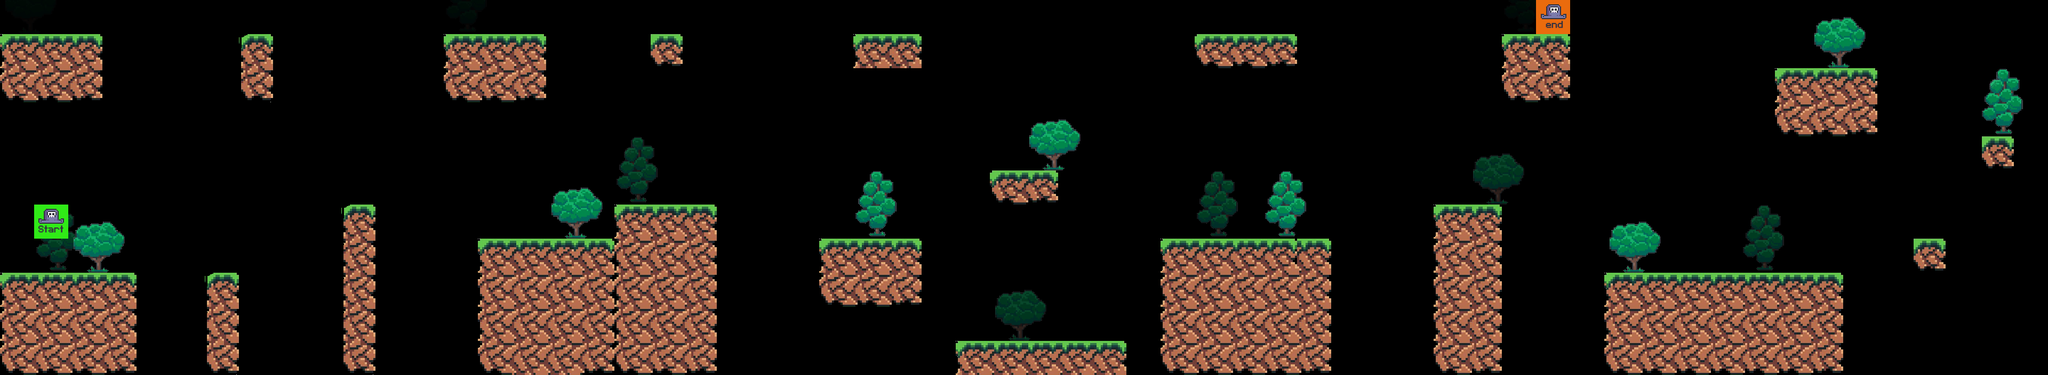

Rendered tile map (Tiled .tmx) drawn with the repository's tilesets; below, a short description and the full map source, tile grids included:
An orthogonal 60x11 tile map with 64x64 px tiles, 4 tile layers (bg_trees, terrain, fg_trees, player), 3 tilesets.

<map version="1.9" tiledversion="1.9.0" orientation="orthogonal" renderorder="right-down" width="60" height="11" tilewidth="64" tileheight="64" infinite="0" nextlayerid="5" nextobjectid="1">
 <tileset firstgid="1" source="all_terrain_tiles.tsx" />
 <tileset firstgid="65" source="trees.tsx" />
 <tileset firstgid="70" source="player_tiles.tsx" />
 <layer id="2" name="bg_trees" width="60" height="11">
  <data encoding="csv">
69,0,0,0,0,0,0,0,0,0,0,0,0,68,0,0,0,0,0,0,0,0,0,0,0,0,0,0,0,0,0,0,0,0,0,0,0,0,0,0,0,0,0,0,68,0,0,0,0,0,0,0,0,0,0,0,0,0,0,0,
0,0,0,0,0,0,0,0,0,0,0,0,0,0,0,0,0,0,0,0,0,0,0,0,0,0,0,0,0,0,0,0,0,0,0,0,0,0,0,0,0,0,0,0,0,0,0,0,0,0,0,0,0,0,0,0,0,0,0,0,
0,0,0,0,0,0,0,0,0,0,0,0,0,0,0,0,0,0,0,0,0,0,0,0,0,0,0,0,0,0,0,0,0,0,0,0,0,0,0,0,0,0,0,0,0,0,0,0,0,0,0,0,0,0,0,0,0,0,0,0,
0,0,0,0,0,0,0,0,0,0,0,0,0,0,0,0,0,0,0,0,0,0,0,0,0,0,0,0,0,0,0,0,0,0,0,0,0,0,0,0,0,0,0,0,0,0,0,0,0,0,0,0,0,0,0,0,0,0,0,0,
0,0,0,0,0,0,0,0,0,0,0,0,0,0,0,0,0,0,0,0,0,0,0,0,0,0,0,0,0,0,0,0,0,0,0,0,0,0,0,0,0,0,0,0,0,0,0,0,0,0,0,0,0,0,0,0,0,0,0,0,
0,0,0,0,0,0,0,0,0,0,0,0,0,0,0,0,0,0,68,0,0,0,0,0,0,0,0,0,0,0,0,0,0,0,0,0,0,0,0,0,0,0,0,69,0,0,0,0,0,0,0,0,0,0,0,0,0,0,0,0,
0,0,0,0,0,0,0,0,0,0,0,0,0,0,0,0,0,0,0,0,0,0,0,0,0,0,0,0,0,0,0,0,0,0,0,68,0,0,0,0,0,0,0,0,0,0,0,0,0,0,0,0,0,0,0,0,0,0,0,0,
0,68,0,0,0,0,0,0,0,0,0,0,0,0,0,0,0,0,0,0,0,0,0,0,0,0,0,0,0,0,0,0,0,0,0,0,0,0,0,0,0,0,0,0,0,0,0,0,0,0,0,68,0,0,0,0,0,0,0,0,
0,0,0,0,0,0,0,0,0,0,0,0,0,0,0,0,0,0,0,0,0,0,0,0,0,0,0,0,0,0,0,0,0,0,0,0,0,0,0,0,0,0,0,0,0,0,0,0,0,0,0,0,0,0,0,0,0,0,0,0,
0,0,0,0,0,0,0,0,0,0,0,0,0,0,0,0,0,0,0,0,0,0,0,0,0,0,0,0,0,69,0,0,0,0,0,0,0,0,0,0,0,0,0,0,0,0,0,0,0,0,0,0,0,0,0,0,0,0,0,0,
0,0,0,0,0,0,0,0,0,0,0,0,0,0,0,0,0,0,0,0,0,0,0,0,0,0,0,0,0,0,0,0,0,0,0,0,0,0,0,0,0,0,0,0,0,0,0,0,0,0,0,0,0,0,0,0,0,0,0,0
</data>
 </layer>
 <layer id="1" name="terrain" width="60" height="11">
  <data encoding="csv">
0,0,0,0,0,0,0,0,0,0,0,0,0,0,0,0,0,0,0,0,0,0,0,0,0,0,0,0,0,0,0,0,0,0,0,0,0,0,0,0,0,0,0,0,0,0,0,0,0,0,0,0,0,0,0,0,0,0,0,0,
1,2,3,0,0,0,0,4,0,0,0,0,0,1,2,3,0,0,0,28,0,0,0,0,0,1,3,0,0,0,0,0,0,0,0,25,26,27,0,0,0,0,0,0,1,3,0,0,0,0,0,0,0,0,0,0,0,0,0,0,
17,18,19,0,0,0,0,20,0,0,0,0,0,17,18,19,0,0,0,0,0,0,0,0,0,0,0,0,0,0,0,0,0,0,0,0,0,0,0,0,0,0,0,0,17,19,0,0,0,0,0,0,1,2,3,0,0,0,0,0,
0,0,0,0,0,0,0,0,0,0,0,0,0,0,0,0,0,0,0,0,0,0,0,0,0,0,0,0,0,0,0,0,0,0,0,0,0,0,0,0,0,0,0,0,0,0,0,0,0,0,0,0,17,18,19,0,0,0,0,0,
0,0,0,0,0,0,0,0,0,0,0,0,0,0,0,0,0,0,0,0,0,0,0,0,0,0,0,0,0,0,0,0,0,0,0,0,0,0,0,0,0,0,0,0,0,0,0,0,0,0,0,0,0,0,0,0,0,0,28,0,
0,0,0,0,0,0,0,0,0,0,0,0,0,0,0,0,0,0,0,0,0,0,0,0,0,0,0,0,0,25,27,0,0,0,0,0,0,0,0,0,0,0,0,0,0,0,0,0,0,0,0,0,0,0,0,0,0,0,0,0,
0,0,0,0,0,0,0,0,0,0,4,0,0,0,0,0,0,0,1,2,3,0,0,0,0,0,0,0,0,0,0,0,0,0,0,0,0,0,0,0,0,0,1,3,0,0,0,0,0,0,0,0,0,0,0,0,0,0,0,0,
0,0,0,0,0,0,0,0,0,0,12,0,0,0,1,2,2,3,9,10,11,0,0,0,1,2,3,0,0,0,0,0,0,0,1,2,2,3,3,0,0,0,9,11,0,0,0,0,0,0,0,0,0,0,0,0,28,0,0,0,
1,2,2,3,0,0,4,0,0,0,12,0,0,0,9,10,10,11,9,10,11,0,0,0,17,18,19,0,0,0,0,0,0,0,9,10,10,10,11,0,0,0,9,11,0,0,0,1,2,2,2,2,2,3,0,0,0,0,0,0,
9,10,10,11,0,0,12,0,0,0,12,0,0,0,9,10,10,11,9,10,11,0,0,0,0,0,0,0,0,0,0,0,0,0,9,10,10,10,11,0,0,0,9,11,0,0,0,9,10,10,10,10,10,11,0,0,0,0,0,0,
17,18,18,19,0,0,20,0,0,0,20,0,0,0,17,10,10,19,17,18,19,0,0,0,0,0,0,0,1,2,2,2,3,0,17,18,18,18,19,0,0,0,17,19,0,0,0,17,18,18,18,18,18,19,0,0,0,0,0,0
</data>
 </layer>
 <layer id="3" name="fg_trees" width="60" height="11">
  <data encoding="csv">
0,0,0,0,0,0,0,0,0,0,0,0,0,0,0,0,0,0,0,0,0,0,0,0,0,0,0,0,0,0,0,0,0,0,0,0,0,0,0,0,0,0,0,0,0,0,0,0,0,0,0,0,0,0,0,0,0,0,0,0,
0,0,0,0,0,0,0,0,0,0,0,0,0,0,0,0,0,0,0,0,0,0,0,0,0,0,0,0,0,0,0,0,0,0,0,0,0,0,0,0,0,0,0,0,0,0,0,0,0,0,0,0,0,67,0,0,0,0,0,0,
0,0,0,0,0,0,0,0,0,0,0,0,0,0,0,0,0,0,0,0,0,0,0,0,0,0,0,0,0,0,0,0,0,0,0,0,0,0,0,0,0,0,0,0,0,0,0,0,0,0,0,0,0,0,0,0,0,0,0,0,
0,0,0,0,0,0,0,0,0,0,0,0,0,0,0,0,0,0,0,0,0,0,0,0,0,0,0,0,0,0,0,0,0,0,0,0,0,0,0,0,0,0,0,0,0,0,0,0,0,0,0,0,0,0,0,0,0,0,65,0,
0,0,0,0,0,0,0,0,0,0,0,0,0,0,0,0,0,0,0,0,0,0,0,0,0,0,0,0,0,0,67,0,0,0,0,0,0,0,0,0,0,0,0,0,0,0,0,0,0,0,0,0,0,0,0,0,0,0,0,0,
0,0,0,0,0,0,0,0,0,0,0,0,0,0,0,0,0,0,0,0,0,0,0,0,0,0,0,0,0,0,0,0,0,0,0,0,0,0,0,0,0,0,0,0,0,0,0,0,0,0,0,0,0,0,0,0,0,0,0,0,
0,0,0,0,0,0,0,0,0,0,0,0,0,0,0,0,67,0,0,0,0,0,0,0,0,65,0,0,0,0,0,0,0,0,0,0,0,65,0,0,0,0,0,0,0,0,0,0,0,0,0,0,0,0,0,0,0,0,0,0,
0,0,67,0,0,0,0,0,0,0,0,0,0,0,0,0,0,0,0,0,0,0,0,0,0,0,0,0,0,0,0,0,0,0,0,0,0,0,0,0,0,0,0,0,0,0,0,67,0,0,0,0,0,0,0,0,0,0,0,0,
0,0,0,0,0,0,0,0,0,0,0,0,0,0,0,0,0,0,0,0,0,0,0,0,0,0,0,0,0,0,0,0,0,0,0,0,0,0,0,0,0,0,0,0,0,0,0,0,0,0,0,0,0,0,0,0,0,0,0,0,
0,0,0,0,0,0,0,0,0,0,0,0,0,0,0,0,0,0,0,0,0,0,0,0,0,0,0,0,0,0,0,0,0,0,0,0,0,0,0,0,0,0,0,0,0,0,0,0,0,0,0,0,0,0,0,0,0,0,0,0,
0,0,0,0,0,0,0,0,0,0,0,0,0,0,0,0,0,0,0,0,0,0,0,0,0,0,0,0,0,0,0,0,0,0,0,0,0,0,0,0,0,0,0,0,0,0,0,0,0,0,0,0,0,0,0,0,0,0,0,0
</data>
 </layer>
 <layer id="4" name="player" width="60" height="11">
  <data encoding="csv">
0,0,0,0,0,0,0,0,0,0,0,0,0,0,0,0,0,0,0,0,0,0,0,0,0,0,0,0,0,0,0,0,0,0,0,0,0,0,0,0,0,0,0,0,0,71,0,0,0,0,0,0,0,0,0,0,0,0,0,0,
0,0,0,0,0,0,0,0,0,0,0,0,0,0,0,0,0,0,0,0,0,0,0,0,0,0,0,0,0,0,0,0,0,0,0,0,0,0,0,0,0,0,0,0,0,0,0,0,0,0,0,0,0,0,0,0,0,0,0,0,
0,0,0,0,0,0,0,0,0,0,0,0,0,0,0,0,0,0,0,0,0,0,0,0,0,0,0,0,0,0,0,0,0,0,0,0,0,0,0,0,0,0,0,0,0,0,0,0,0,0,0,0,0,0,0,0,0,0,0,0,
0,0,0,0,0,0,0,0,0,0,0,0,0,0,0,0,0,0,0,0,0,0,0,0,0,0,0,0,0,0,0,0,0,0,0,0,0,0,0,0,0,0,0,0,0,0,0,0,0,0,0,0,0,0,0,0,0,0,0,0,
0,0,0,0,0,0,0,0,0,0,0,0,0,0,0,0,0,0,0,0,0,0,0,0,0,0,0,0,0,0,0,0,0,0,0,0,0,0,0,0,0,0,0,0,0,0,0,0,0,0,0,0,0,0,0,0,0,0,0,0,
0,0,0,0,0,0,0,0,0,0,0,0,0,0,0,0,0,0,0,0,0,0,0,0,0,0,0,0,0,0,0,0,0,0,0,0,0,0,0,0,0,0,0,0,0,0,0,0,0,0,0,0,0,0,0,0,0,0,0,0,
0,70,0,0,0,0,0,0,0,0,0,0,0,0,0,0,0,0,0,0,0,0,0,0,0,0,0,0,0,0,0,0,0,0,0,0,0,0,0,0,0,0,0,0,0,0,0,0,0,0,0,0,0,0,0,0,0,0,0,0,
0,0,0,0,0,0,0,0,0,0,0,0,0,0,0,0,0,0,0,0,0,0,0,0,0,0,0,0,0,0,0,0,0,0,0,0,0,0,0,0,0,0,0,0,0,0,0,0,0,0,0,0,0,0,0,0,0,0,0,0,
0,0,0,0,0,0,0,0,0,0,0,0,0,0,0,0,0,0,0,0,0,0,0,0,0,0,0,0,0,0,0,0,0,0,0,0,0,0,0,0,0,0,0,0,0,0,0,0,0,0,0,0,0,0,0,0,0,0,0,0,
0,0,0,0,0,0,0,0,0,0,0,0,0,0,0,0,0,0,0,0,0,0,0,0,0,0,0,0,0,0,0,0,0,0,0,0,0,0,0,0,0,0,0,0,0,0,0,0,0,0,0,0,0,0,0,0,0,0,0,0,
0,0,0,0,0,0,0,0,0,0,0,0,0,0,0,0,0,0,0,0,0,0,0,0,0,0,0,0,0,0,0,0,0,0,0,0,0,0,0,0,0,0,0,0,0,0,0,0,0,0,0,0,0,0,0,0,0,0,0,0
</data>
 </layer>
</map>
